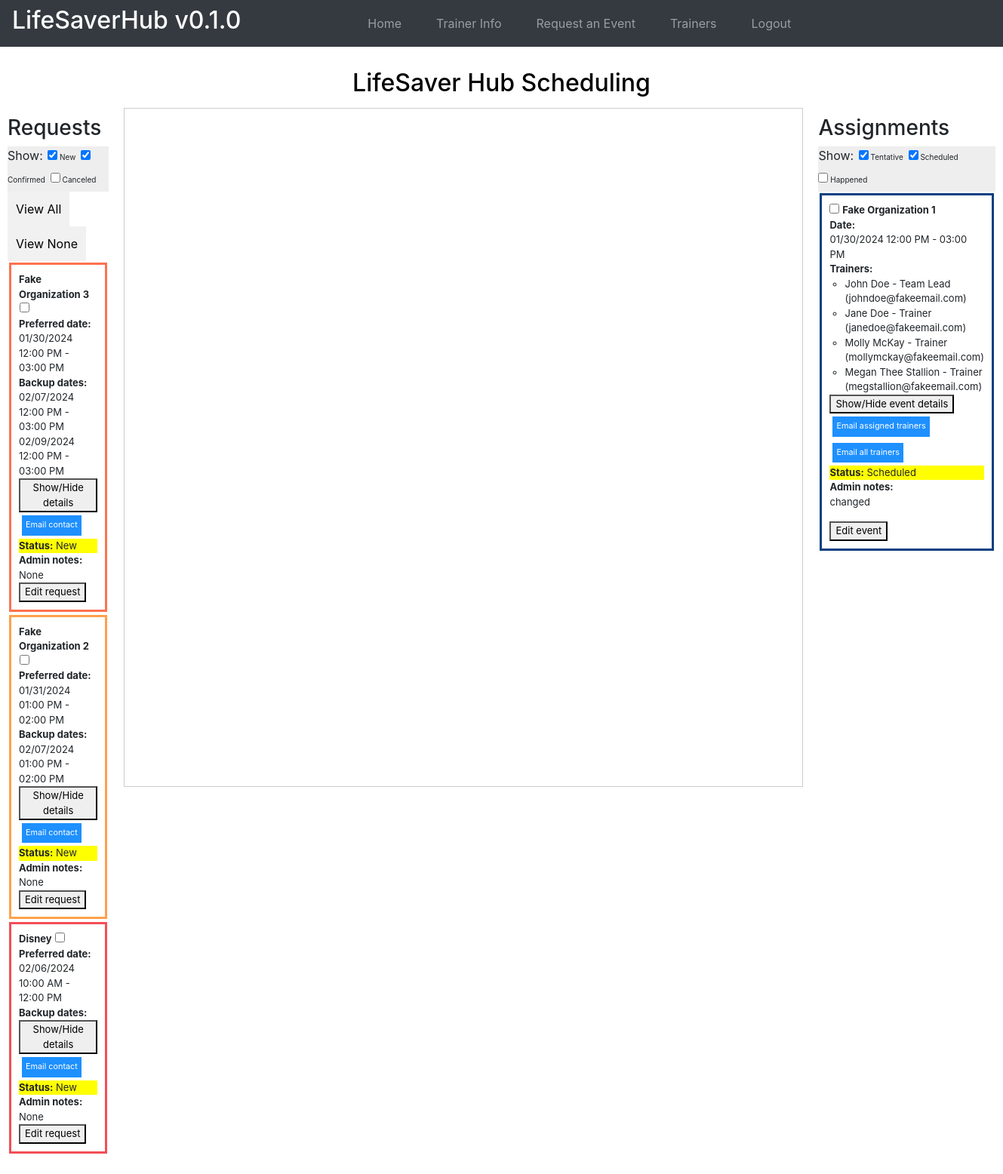
Screenshot of / (signed in) with the database file from the repository.
### website/models.py (models this page shows)
class Event(db.Model):
    id = db.Column(db.Integer, primary_key=True)
    name = db.Column(db.String(50))
    email = db.Column(db.String(50))
    phone = db.Column(db.String(16))
    title = db.Column(db.String(50))
    training_types = db.Column(db.String(500))
    preferred_date = db.relationship('EventDate', secondary=preferred_event_date_association)
    backup_dates = db.relationship('EventDate', secondary=event_date_association)
    mission = db.Column(db.String(500))
    num_learners = db.Column(db.Integer)
    learners = db.Column(db.String(500))
    place = db.Column(db.String(500))
    chairs_tables = db.Column(db.String(300))
    cultural = db.Column(db.String(500))
    content_concerns = db.Column(db.String(500))
    music = db.Column(db.String(300))
    photos = db.Column(db.String(200))
    other_info = db.Column(db.String(1500))
    status = db.Column(db.String(100))
    admin_notes = db.Column(db.String(500))
    assignments = db.relationship('Assignment', backref = 'event', cascade = 'all, delete-orphan', lazy = 'dynamic')

class EventDate(db.Model):
    id = db.Column(db.Integer, primary_key=True)
    start_date = db.Column(db.DateTime(timezone=True))
    end_date = db.Column(db.DateTime(timezone=True))
    formatted_start_date = db.Column(db.String(100))
    formatted_end_time = db.Column(db.String(100))
    iso_formatted_start_date = db.Column(db.String(100))
    iso_formatted_end_date = db.Column(db.String(100))

class Assignment(db.Model):
    id = db.Column(db.Integer, primary_key=True)
    start_date = db.Column(db.DateTime(timezone=True))
    end_date = db.Column(db.DateTime(timezone=True))
    formatted_start_date = db.Column(db.String(100))
    formatted_end_time = db.Column(db.String(100))
    event_id = db.Column(db.Integer, db.ForeignKey('event.id'),
        nullable=False)
    trainer_id = db.Column(db.Integer, db.ForeignKey('trainer.id'),
        nullable=False)
    trainer_status = db.Column(db.String(50))
    isLead = db.Column(db.Boolean,default=False)

class Trainer(db.Model):
    id = db.Column(db.Integer, primary_key=True)
    name = db.Column(db.String(50))
    nickname = db.Column(db.String(50))
    date_of_birth = db.Column(db.Date)
    pronouns = db.Column(db.String(50))
    race_ethnicity = db.Column(db.String(100))
    how_did_you_hear = db.Column(db.String(200))
    phone = db.Column(db.String(16))
    text_or_call = db.Column(db.String(16))
    email = db.Column(db.String(50))
    education = db.Column(db.String(100))
    lifesaver_skills = db.Column(db.String(500))
    relevant_exp = db.Column(db.String(500))
    heartsaver_interest = db.Column(db.String(4))
    gen_avail = db.Column(db.String(500))
    hrs_per_month = db.Column(db.Integer)
    languages = db.Column(db.String(50))
    availabilities = db.relationship('TrainerDate', backref = 'trainer', cascade = 'all, delete-orphan', lazy = 'dynamic')
    other_info = db.Column(db.String(1500))
    documents = db.Column(db.String(256))
    status = db.Column(db.String(100))
    assignments = db.relationship('Assignment', backref = 'trainer', cascade = 'all, delete-orphan', lazy = 'dynamic')
    admin_notes = db.Column(db.String(1500))

### website/views.py (the view)
@views.route('/', methods=['GET', 'POST'])
@login_required
def home():
    events = (
        Event.query
        .join(Event.preferred_date).order_by(EventDate.start_date)
    )
    assignments = Assignment.query.all()
    trainers = Trainer.query.all()
    assignments_by_event = []
    for event in events:
        event_assignments = event.assignments.all()
        if (not event_assignments):
            continue
        info = {"event":event,"trainers":[],"assignments":[]}
        for assignment in event_assignments:
            trainer = Trainer.query.filter(Trainer.id == assignment.trainer_id).first()
            role = ""
            if (assignment.isLead):
                role = "Team Lead"
            else:
                role = "Trainer"
            info["trainers"].append({"trainer":trainer,"role":role})
            info["assignments"].append(assignment)
        assignments_by_event.append(info)
    '''
    assignments = Assignment.query.options(
        joinedload(Assignment.event_request)).all()
    for trainer in trainers:
        if trainer.gen_avail:
            trainer.gen_avail.sort(key=lambda date: date.start_date)
    '''
    trainers_data = [{'id': trainer.id, 'name': trainer.name,
                      'gen_avail': trainer.gen_avail} for trainer in trainers]
    return render_template("home.html", user=current_user, events=events, trainers=trainers, assignments=assignments, assignments_by_event=assignments_by_event, trainers_data=trainers_data, event_colors=event_colors, trainer_colors=trainer_colors)

### website/__init__.py (called while the page is built)
def create_app():
    app = Flask(__name__)
    app.config['SECRET_KEY'] = 'hjshjhdjah kjshkjdhjs'
    app.config['SQLALCHEMY_DATABASE_URI'] = f'sqlite:///{DB_NAME}'
    path = os.getcwd()
    UPLOAD_FOLDER = os.path.join(path, 'doc_uploads')
    if not os.path.isdir(UPLOAD_FOLDER):
        os.mkdir(UPLOAD_FOLDER)
    app.config['UPLOAD_FOLDER'] = UPLOAD_FOLDER
    db.init_app(app)
    from .views import views
    from .auth import auth
    app.register_blueprint(views, url_prefix='/')
    app.register_blueprint(auth, url_prefix='/')
    from .models import User
    with app.app_context():
        db.create_all()
    login_manager = LoginManager()
    login_manager.login_view = 'auth.login'
    login_manager.init_app(app)
    @login_manager.user_loader
    def load_user(id):
        return User.query.get(int(id))
    return app

### website/templates/home.html (shortened to what this page needs)
{% extends "base.html" %} {% block title %}Home{% endblock %} {% block content
%}
<div class="page-title">
  <h2>LifeSaver Hub Scheduling</h2>
</div>
<div class="schedule_container">
  <div class="box">
    <h3>Requests</h3>
    <ul class="filterSection">
      Show:
      <li>
          <input checked="true" type="checkbox" value="New"/>
          <label>New</label>
      </li>
      <li>
          <input checked="true" type="checkbox" value="Confirmed"/>
          <label>Confirmed</label>
      </li>
      <li>
        <input type="checkbox" value="Canceled"/>
        <label>Canceled</label>
      </li>
  </ul>
  <div id="checkAll-uncheckAll">
    <input type= "button" onclick= 'check(".event-checkbox")' value= "View All"/>
    <input type= "button" onclick= 'unCheck(".event-checkbox")' value= "View None"/>
  </div>
    <ul class="list-group list-group-flush" id="itemsToFilter">
      {% for event in events %}
      {% if event.status == "New" or event.status == "Confirmed" or event.status == "Canceled"%}
      <li
        id="event_{{event.id}}"
        class="list-group-item {% if event.status == 'Canceled' %} hideItem {% endif %}"
        data-type="{{event.status}}"
        style="border-width: 3px; {% if event.status != 'Canceled' %}border-color: {{ event_colors[(event.id - 1) % event_colors|length][0] }}; {% endif %}"
      >
        <strong>{{event.title}}</strong>
        <input
          type="checkbox"
          class="event-checkbox"
          event-id = "{{ event.id }}"
          value = "{{event.status}}"
        ><br>
        <strong>Preferred date: </strong></br>{% for preferred_date in event.preferred_date %} {{preferred_date.formatted_start_date}} - {{preferred_date.formatted_end_time}}{% endfor %}<br>
        <strong>Backup dates: </strong></br>{% for date in event.backup_dates %} {{date.formatted_start_date}} - {{date.formatted_end_time}}</br>
          {% endfor %}
        <div class="event-details">
          <button name="details_{{event.id}}"class="show-event-details" onClick="showOrHideDropdown(this.name,'event')">Show/Hide details</button>
        </div>
        <div id="email-requester">
          <form id = "email-requester-form" action="mailto: {{event.email}}?subject=CCAS: Event request confirmation" method="post" enctype="text/plain">
            <input type="submit" class="email" value="Email contact">
            </form>
        </div>
    <div class="update-status" style="background-color: yellow;"><strong>Status:</strong> {{event.status}}</div>
    <strong>Admin notes: </strong>{{event.admin_notes}}<br>
        <button id="{{event.id}}"class="update-event-option" onClick="showOrHideDropdown(this.id,'update_div')">Edit request</button>
      </li>
      {% endif %}
      {% endfor %}
    </ul>
  </div>
  <div id="calendar">
  </div>
  <div class="box">
    <h3>Assignments</h3>
    <ul class="filterSection">
      Show:
        <li>
            <input checked="true" type="checkbox" value="Tentative"/>
            <label>Tentative</label>
        </li>
        <li>
          <input checked="true" type="checkbox" value="Scheduled"/>
          <label>Scheduled</label>
        </li>
        <li>
          <input type="checkbox" value="Happened"/>
          <label>Happened</label>
        </li>
    </ul>
    <ul class="list-group list-group-flush" id="itemsToFilter">
      {% for assignment_table in assignments_by_event %}
      {% if assignment_table %}
      <li
        id="assignment_{{assignment_table['event'].id}}"
        class="list-group-item {% if assignment_table['event'].status == 'Canceled' or assignment_table['event'].status == 'Happened'%} hideItem {% endif %}"
        data-type="{{assignment_table['event'].status}}"
        style="border-color: {{ trainer_colors[(assignment_table['event'].id - 1) % trainer_colors|length][0] }}; border-width: 3px;"
      >
        <input
          type="checkbox"
          class="assignment-checkbox"
          assignment-id = "{{ assignment_table['event'].id }}"
          value = "{{assignment_table['event'].status}}"
        >
        <strong>{{assignment_table['event'].title}}</strong><br>
        <strong>Date: </strong></br>{{assignment_table['assignments'][0].formatted_start_date}} - {{assignment_table['assignments'][0].formatted_end_time}}<br>
        <div> <strong>Trainers: </strong><ul style="padding-left: 20px;">{% for trainer in assignment_table['trainers'] %}<li> {{trainer["trainer"].nickname}} - {{trainer["role"]}} </br> ({{trainer["trainer"].email}})</li>{% endfor %}</ul></div>
        <div class="assignment-details">
          <button name="detail_{{assignment_table['event'].id}}"class="show-event-details" onClick="showOrHideDropdown(this.name,'assignment')">Show/Hide event details</button>
        </div>
        <div id="email-trainers">
          <form id = "email-form" action="mailto:{% for trainer in assignment_table['trainers'] %}{{trainer['trainer'].email}}{% if not loop.last %},{% endif %}{% endfor %}?subject=CCAS: Are you available to volunteer for this event?" method="post" enctype="text/plain">
            <input type="submit" class="email" value="Email assigned trainers">
            </form>
            <form id = "email-all-form" action="mailto:{% for trainer in trainers %}{{trainer.email}}{% if not loop.last %},{% endif %}{% endfor %}?subject=CCAS: Volunteers needed!" method="post" enctype="text/plain">
              <input type="submit" class="email" value="Email all trainers">
              </form>
        </div>
    <div class="update-status" style="background-color: yellow;"><strong>Status:</strong> {{assignment_table['event'].status}}</div>
    <strong>Admin notes:</strong><br>
    <p>{{assignment_table['event'].admin_notes}}</p>
        <button class="update-assignment-option" onClick="showEditModalfunction({eventId : {{ assignment_table['event'].id }}, title : '{{ assignment_table['event'].title }}', learners: {{ assignment_table['event'].num_learners }} , startDate : '{{assignment_table['assignments'][0].start_date }}', endDate :  '{{assignment_table['assignments'][0].end_date}}' , formatted_start_date : '{{ assignment_table['assignments'][0].formatted_start_date }}',formatted_end_time : '{{ assignment_table['assignments'][0].formatted_end_time  }}',eventStatus : '{{ assignment_table['event'].status }}',adminNotes : '{{ assignment_table['event'].admin_notes }}',leader:leader_{{assignment_table['event'].id}},trainers : trainersArray_{{assignment_table['event'].id}}})">Edit event</button>
      </li>
      {% endif %}
      {% endfor %}
    </ul>
  </div>
</div>
<div>
  <br />
  <br />
</div>
{% endblock %}

### website/templates/base.html (shortened to what this page needs)
<!DOCTYPE html>
<html>
  <head>
    <link
      rel="stylesheet"
      href="https://stackpath.bootstrapcdn.com/bootstrap/4.4.1/css/bootstrap.min.css"
    />
    <link
      rel="stylesheet"
      href="https://stackpath.bootstrapcdn.com/font-awesome/4.7.0/css/font-awesome.min.css"
    />
    <link rel="stylesheet" type="text/css" href="{{url_prefix}}/static/styles/web.css">
  </head>
  <body>
    <nav class="navbar navbar-expand-lg navbar-dark bg-dark">
      <div class="collapse navbar-collapse" id="navbar">
        <h2 class="logo">LifeSaverHub v0.1.0</h2>
        <div class="navbar-nav">
          {% if user.is_authenticated %}
          <a class="nav-item nav-link" id="home" href="/">Home</a>
          <a class="nav-item nav-link" id="trainer_info" href="/trainer_info">Trainer Info</a>
          <a class="nav-item nav-link" id="trainee" href="/trainee">Request an Event</a>
          <a class="nav-item nav-link" id="trainer" href="/trainer">Trainers</a>
          <a class="nav-item nav-link" id="logout" href="/logout">Logout</a>
          {% else %}
          <a class="nav-item nav-link" id="login" href="/login">Login</a>
          <a class="nav-item nav-link" id="signUp" href="/sign-up">Sign Up</a>
          {% endif %}
        </div>
      </div>
    </nav>
    <div class="container">{% block content %} {% endblock %}</div>
  </body>
</html>

### website/static/styles/web.css (style rules this page uses)
.logo { color: white; display: inline-block; margin-right: 5em; }
.navbar-nav a { margin-right: 30px; }
.schedule_container { display: grid; grid-template-columns: 1fr 3fr 1fr; gap: 10px; width: 100%; box-sizing: border-box; }
#calendar { width: 900px; height: 900px; border: 1px solid #ccc; }
.container { padding: 0px !important; box-sizing: border-box !important; width: 100% !important; justify-content: center !important; align-items: center !important; max-width: none !important; }
.page-title { display: flex; align-items: center; justify-content: center; color: black; padding: 5px; }
.list-group-item { margin: 2px !important; padding: 10px !important; font-size: small; }
body { margin: 0; justify-content: center; align-items: center; }
.box { padding: 10px; }
.email { font-size:smaller; padding: 4px; margin: 4px; }
.filterSection li { list-style: none; margin: 0px; padding: 2px; font-size:10px; display: inline; }
.filterSection { margin: 0px; padding: 0px; background-color: #EEEEEE; }
.event-checkbox { margin-left: 1px; }
input { border: 1px solid transparent; background-color: #f1f1f1; padding: 10px; font-size: 16px; }
input[type=submit] { background-color: DodgerBlue; color: #fff; }

### rows the page displays
Event: title "Fake Organization 3", status "New", admin_notes "None"
EventDate: formatted_start_date "01/30/2024 12:00 PM", formatted_end_time "03:00 PM"
EventDate: formatted_start_date "02/07/2024 12:00 PM", formatted_end_time "03:00 PM"
EventDate: formatted_start_date "02/09/2024 12:00 PM", formatted_end_time "03:00 PM"
Event: title "Fake Organization 2", status "New", admin_notes "None"
EventDate: formatted_start_date "01/31/2024 01:00 PM", formatted_end_time "02:00 PM"
EventDate: formatted_start_date "02/07/2024 01:00 PM", formatted_end_time "02:00 PM"
Event: title "Disney", status "New", admin_notes "None"
EventDate: formatted_start_date "02/06/2024 10:00 AM", formatted_end_time "12:00 PM"
Event: event "Fake Organization 1", event.status "Scheduled", event.admin_notes "changed"
Assignment: formatted_start_date "01/30/2024 12:00 PM", formatted_end_time "03:00 PM"
Trainer: trainer.nickname "John Doe", trainer.email "johndoe@fakeemail.com"
Trainer: trainer.nickname "Jane Doe", trainer.email "janedoe@fakeemail.com"
Trainer: trainer.nickname "Molly McKay", trainer.email "mollymckay@fakeemail.com"
Trainer: trainer.nickname "Megan Thee Stallion", trainer.email "megstallion@fakeemail.com"

### other values shown
{{ trainer["role"] }} "Team Lead" "Trainer" "Trainer" "Trainer"
